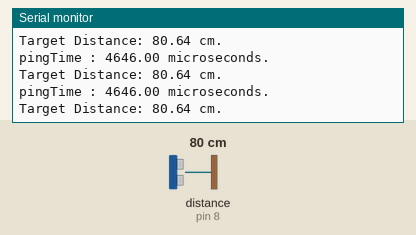
A sketch run on a simulated Arduino Uno, built with avr-gcc and run on an emulated ATmega328P. On the bench: the last lines printed to the serial monitor. Wiring (inferred from the names in the program): ultrasonic range finder: trigger pin 9; echo pin 8. The test bench sets the inputs (shaded band); at power-on: distance to the obstacle (sensor on pin 8) 80 cm. The echo pulse lasts 58.3 µs per cm.

Above: at 1.2 s.
1.3 s: distance to the obstacle (sensor on pin 8) set to 2 cm
At 1.77 s:
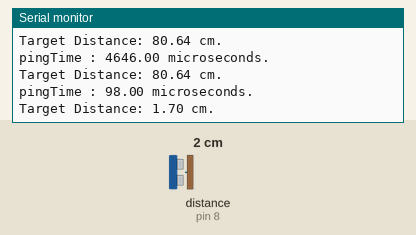
4.3 s: distance to the obstacle (sensor on pin 8) set to 4 cm
At 4.5 s:
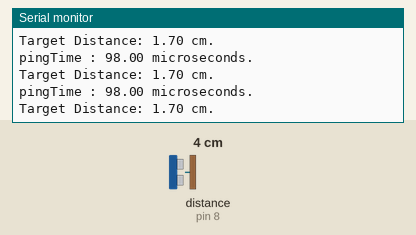
Timing chart, 0 to 7.3 s (numbered marks = the images above; inputs shaded):
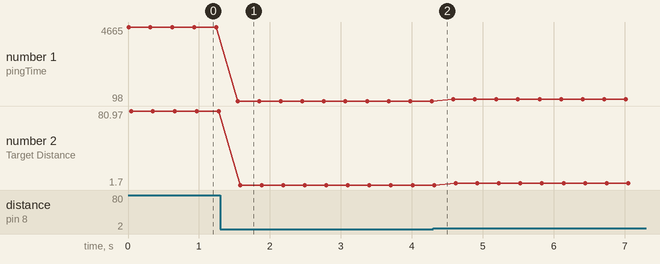

The sketch:

sketch_apr18a_ultra.ino
```cpp
int trigPin=9;  //Sensor Trigger pin connected to Arduino pin 13
int echoPin=8;  //Sensor Echo pin connected to Arduino pin 11
float pingTime;  //time for ping to travel from sensor to target and return
float distance;  //Distance to Target in inches
float speedOfSound=776.5; //Speed of sound in miles per hour

void setup() {
  // put your setup code here, to run once:
  Serial.begin(9600);        // Initialize serial monitor
  pinMode(trigPin, OUTPUT);  // Set trigger pin as an output pin
  pinMode(echoPin, INPUT);   // Set echo pin as an output pin
}

void loop() {
  // put your main code here, to run repeatedly:
  // Generate a high signal for min. 10us to give trigger to sensor
  digitalWrite(trigPin, LOW);  //Set trigger pin low
  delayMicroseconds(2000);     //Let signal settle
  digitalWrite(trigPin, HIGH); //Set trigPin high
  delayMicroseconds(15);       //Delay in high state
  digitalWrite(trigPin, LOW);  //ping has now been sent

  // Capture the High Width Pulse on Echo pin to calculate the travel time (pingTime) of a wave.
  // pulseIn() function calculates the time from width of pulse
  pingTime = pulseIn(echoPin, HIGH);  //pingTime is presented in microceconds

  //Print pingTime on Serial Monitor
  Serial.print("pingTime : ");
  Serial.print(pingTime);
  Serial.println(" microseconds.");

  // Do conversation in units and Calculate Distance in cm using formula
  pingTime=pingTime/1000000; //convert pingTime to seconds by dividing by 1000000 (microseconds in a second)
  pingTime=pingTime/3600; //convert pingtime to hours by dividing by 3600 (seconds in an hour)
  distance= speedOfSound * pingTime;  //This will be in miles, since speed of sound was miles per hour
  distance=distance/2; //Remember ping travels to target and back from target, so you must divide by 2 for actual target distance.
  distance = distance*160934;  // distance in cm

  // Print distance on Serial Monitor
  Serial.print("Target Distance: ");
  Serial.print(distance);
  Serial.println(" cm.");
  delay(300);
}
```

Measured:
- after the input at 1.3 s, the serial monitor: prints a new line after 0.25 s (image 1)
- plotted number 1: 4646 → 98 after the input at 1.3 s, 98 → 215 after the input at 4.3 s
- plotted number 2: 80.64 → 1.7 after the input at 1.3 s, 1.7 → 3.73 after the input at 4.3 s
